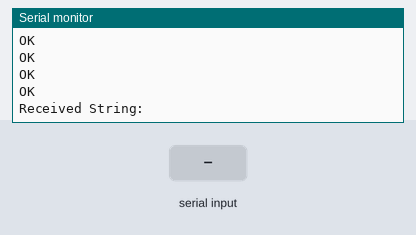
Simulated run of this sketch. Board: Arduino Uno, built with avr-gcc and run on an emulated ATmega328P. Parts: the last lines printed to the serial monitor. Inputs (shaded band) come from the test bench. The modem accepts every AT command (registered, SIM ready, sends succeed) and sends nothing else.

Above: at 1.2 s.
1.3 s: "LED=ON" received over the second serial link
At 2.6 s:
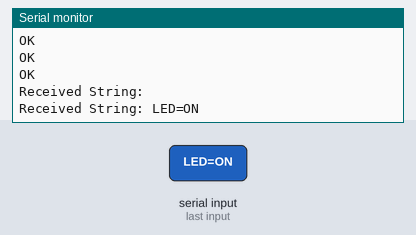
3.8 s: "LED=OFF" received over the second serial link
At 5.8 s:
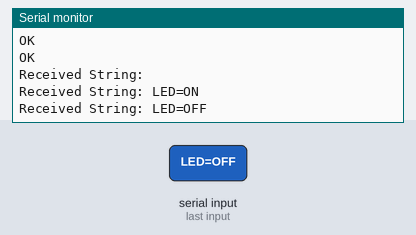
6.3 s: "AV" received over the second serial link
At 8.4 s:
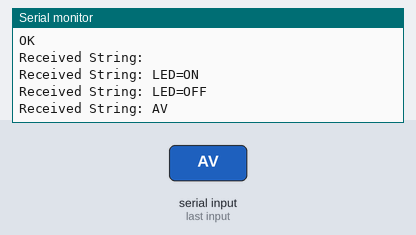
8.7 s: "STOP" received over the second serial link
At 10.6 s:
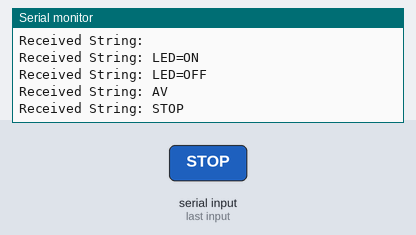

The sketch:

WiFi-Motores.ino
```cpp
#include <SoftwareSerial.h>

#define TIMEOUT 5000 // mS
#define or0 7
#define or1 6
#define or2 5
#define or3 4

#define PF 11
#define PA 10
#define PD 9
#define PIZ 8

#define LED 3

SoftwareSerial mySerial(13, 12); // RX, TX

void setup() {
  Serial.begin(115200);
  mySerial.begin(115200);
  SendCommand("AT","OK");
  //SendCommand("AT+CWMODE=2","OK"); //Para que acceder al robot como AP
  SendCommand("AT+CWMODE=1","OK"); // Para que el robot sea parte de una red local
  SendCommand("AT+CWJAP=\"CC_Family\",\"daniel25\"","OK");
  SendCommand("AT+RST", "Ready");  ;
  SendCommand("AT+CIFSR", "OK");
  SendCommand("AT+CIPMUX=1","OK");
  SendCommand("AT+CIPSERVER=1,80","OK");
  SendCommand("AT+CIPMODE?","OK");
  SendCommand("AT","OK");

  digitalWrite(LED,HIGH);
}

void loop() {
  // put your main code here, to run repeatedly:
   String IncomingString="";
 boolean StringReady = false;

 while (mySerial.available()){
   IncomingString=mySerial.readString();
   StringReady= true;
  }

    if (StringReady){
    Serial.println("Received String: " + IncomingString);
    }

    if (IncomingString.indexOf("LED=ON") != -1) {
    digitalWrite(LED,HIGH);
   }

  if (IncomingString.indexOf("LED=OFF") != -1) {
    digitalWrite(LED,LOW);
   }

  if (IncomingString.indexOf("AV") != -1) {
    digitalWrite(11,HIGH);
    digitalWrite(8,HIGH);
   }
  if (IncomingString.indexOf("STOP") != -1) {
    digitalWrite(11,LOW);
    digitalWrite(8,LOW);
    }

}

void configPins(){
 pinMode(or0,OUTPUT);
 pinMode(or1,OUTPUT);
 pinMode(or2,OUTPUT);
 pinMode(or3,OUTPUT);

 pinMode(PD,INPUT);
 pinMode(PA,INPUT);
 pinMode(PIZ,INPUT);
 pinMode(PF,INPUT);
}

boolean SendCommand(String cmd, String ack){
  mySerial.println(cmd); // Send "AT+" command to module
  if (!echoFind(ack)) // timed out waiting for ack string
    return true; // ack blank or ack found
}

boolean echoFind(String keyword){
 byte current_char = 0;
 byte keyword_length = keyword.length();
 long deadline = millis() + TIMEOUT;
 while(millis() < deadline){
  if (mySerial.available()){
    char ch = mySerial.read();
    Serial.write(ch);
    if (ch == keyword[current_char])
      if (++current_char == keyword_length){
       Serial.println();
       return true;
    }
   }
  }
 return false; // Timed out
}
```

Measured:
- after the input at 1.3 s, the serial monitor: prints a new line after 1.0 s (image 1)
- after the input at 3.8 s, the serial monitor: prints a new line after 1.0 s (image 2)
- after the input at 6.3 s, the serial monitor: prints a new line after 1.0 s (image 3)
- after the input at 8.7 s, the serial monitor: prints a new line after 1.0 s (image 4)
